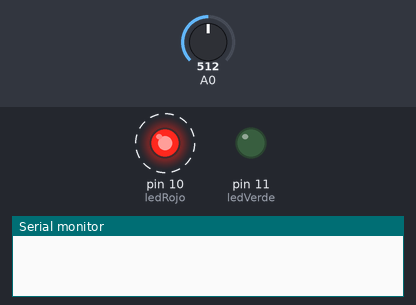
This sketch was run on a simulated Arduino Uno, built with avr-gcc and run on an emulated ATmega328P. Shown: output pins drawn as LEDs (lit = HIGH), the last lines printed to the serial monitor. Dashed ring = blinking. The inputs (shaded band) are chosen by the test bench; at power-on: A0 = 512.

Above: at 0.1 s.
At 1.8 s:
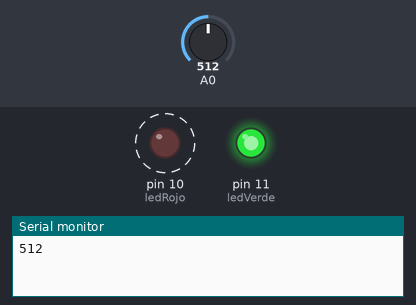
1.9 s: A0 set to 306
At 2.2 s:
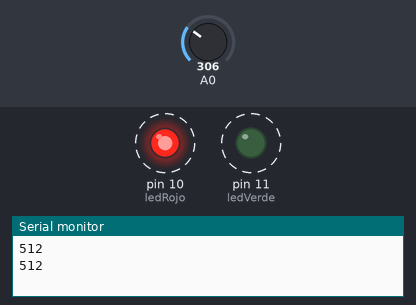
5.4 s: A0 set to 122
Timing chart, 0 to 14.9 s (numbered marks = the images above; inputs shaded):
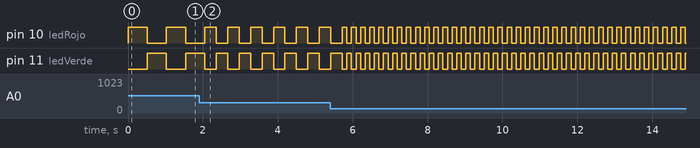

Measured:
- after the input at 1.9 s, pin 10 (ledRojo), pin 11 (ledVerde): alternates HIGH for 0.31 s and LOW for 0.31 s, starting after 0.46 s
- by itself, pin 10 (ledRojo): alternates HIGH for 0.51 s and LOW for 0.51 s

The sketch:

semaforovariable.ino
```cpp
/* Ejemplo curso Arduino
// Ajustamos el retardo de un semaforo con un potenciometro
//  by Javacasm
*/


int ledRojo=10,ledVerde=11;
void setup() {
  pinMode(ledRojo,OUTPUT); pinMode(ledVerde,OUTPUT);
  Serial.begin(9600);  // configuramos la conexión con el pc
}
void loop() {
  int retardo=analogRead(A0); // entre 0 y 1023
  digitalWrite(ledVerde,LOW);digitalWrite(ledRojo,HIGH);
  delay(retardo);
  digitalWrite(ledRojo,LOW);digitalWrite(ledVerde,HIGH);
  delay(retardo);
  Serial.println(retardo);
}
```
